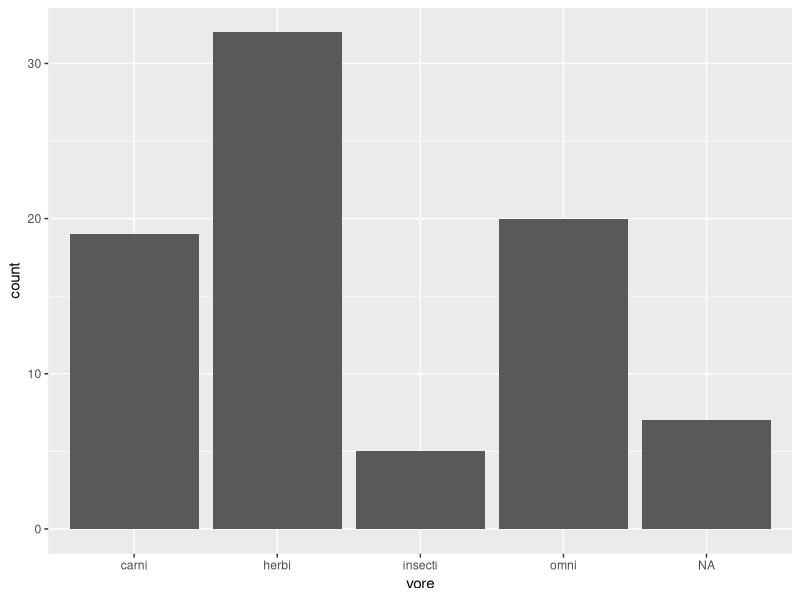
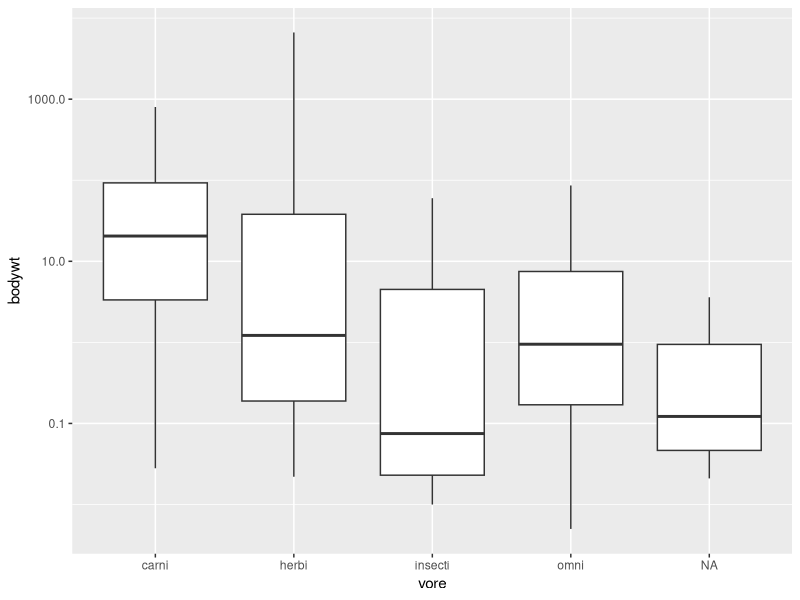
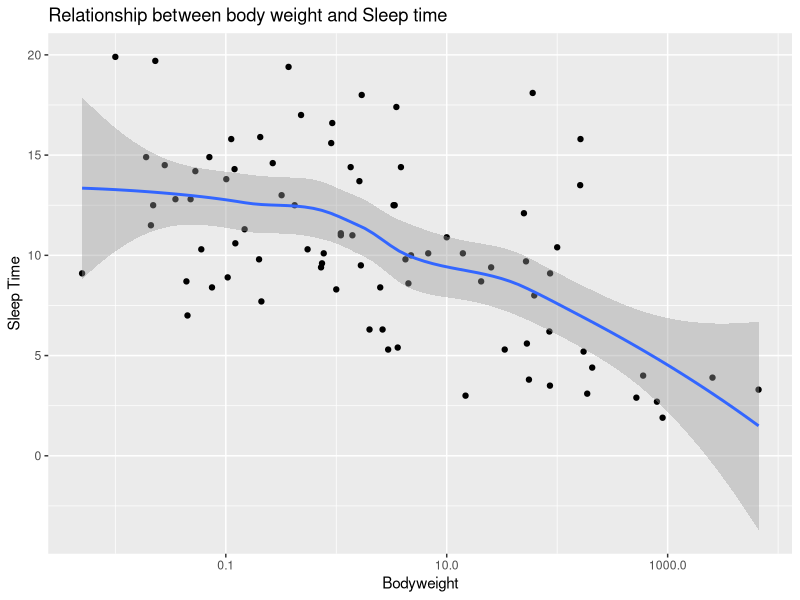

These charts were generated, in order, by the following R code:
## ---- chunk 1
library("tidyverse")
options(scipen = 999) #disable scientific notation
## ---- chunk 2
msleep <- msleep
## ---- chunk 3
str(msleep)
## ---- chunk 4
names(msleep)
## ---- chunk 5
ggplot(data=msleep,
       mapping=aes(x=vore))+
  geom_bar()
## ---- chunk 6
mean(msleep$sleep_total)
## ---- chunk 7
summary(msleep$bodywt)
## ---- chunk 8
ggplot(data=msleep,
       mapping=aes(y=bodywt,x=vore))+
  geom_boxplot()+
  scale_y_log10()
## ---- chunk 9
ggplot(data=msleep,
       mapping=aes(x=bodywt, y=sleep_total))+
  geom_point()+
  geom_smooth()+
  scale_x_log10()+
  labs(title="Relationship between body weight and Sleep time")+
  xlab("Bodyweight")+
  ylab("Sleep Time")
## ---- chunk 10

## ---- chunk 11

## ---- chunk 12
